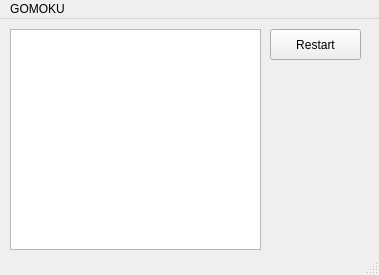
<?xml version="1.0" encoding="UTF-8"?>
<ui version="4.0">
 <class>gomoku</class>
 <widget class="QMainWindow" name="gomoku">
  <property name="geometry">
   <rect>
    <x>0</x>
    <y>0</y>
    <width>379</width>
    <height>275</height>
   </rect>
  </property>
  <property name="windowTitle">
   <string>gomoku</string>
  </property>
  <widget class="QWidget" name="centralwidget">
   <widget class="QWidget" name="verticalLayoutWidget">
    <property name="geometry">
     <rect>
      <x>10</x>
      <y>10</y>
      <width>251</width>
      <height>221</height>
     </rect>
    </property>
    <layout class="QVBoxLayout" name="verticalLayout">
     <item>
      <widget class="QTableWidget" name="tableWidget"/>
     </item>
    </layout>
   </widget>
   <widget class="QPushButton" name="pushButton">
    <property name="geometry">
     <rect>
      <x>270</x>
      <y>10</y>
      <width>91</width>
      <height>31</height>
     </rect>
    </property>
    <property name="text">
     <string>Restart</string>
    </property>
   </widget>
  </widget>
  <widget class="QMenuBar" name="menubar">
   <property name="geometry">
    <rect>
     <x>0</x>
     <y>0</y>
     <width>379</width>
     <height>20</height>
    </rect>
   </property>
   <widget class="QMenu" name="menuGOMOKU">
    <property name="title">
     <string>GOMOKU</string>
    </property>
   </widget>
   <addaction name="menuGOMOKU"/>
  </widget>
  <widget class="QStatusBar" name="statusbar"/>
 </widget>
 <resources/>
 <connections/>
</ui>
